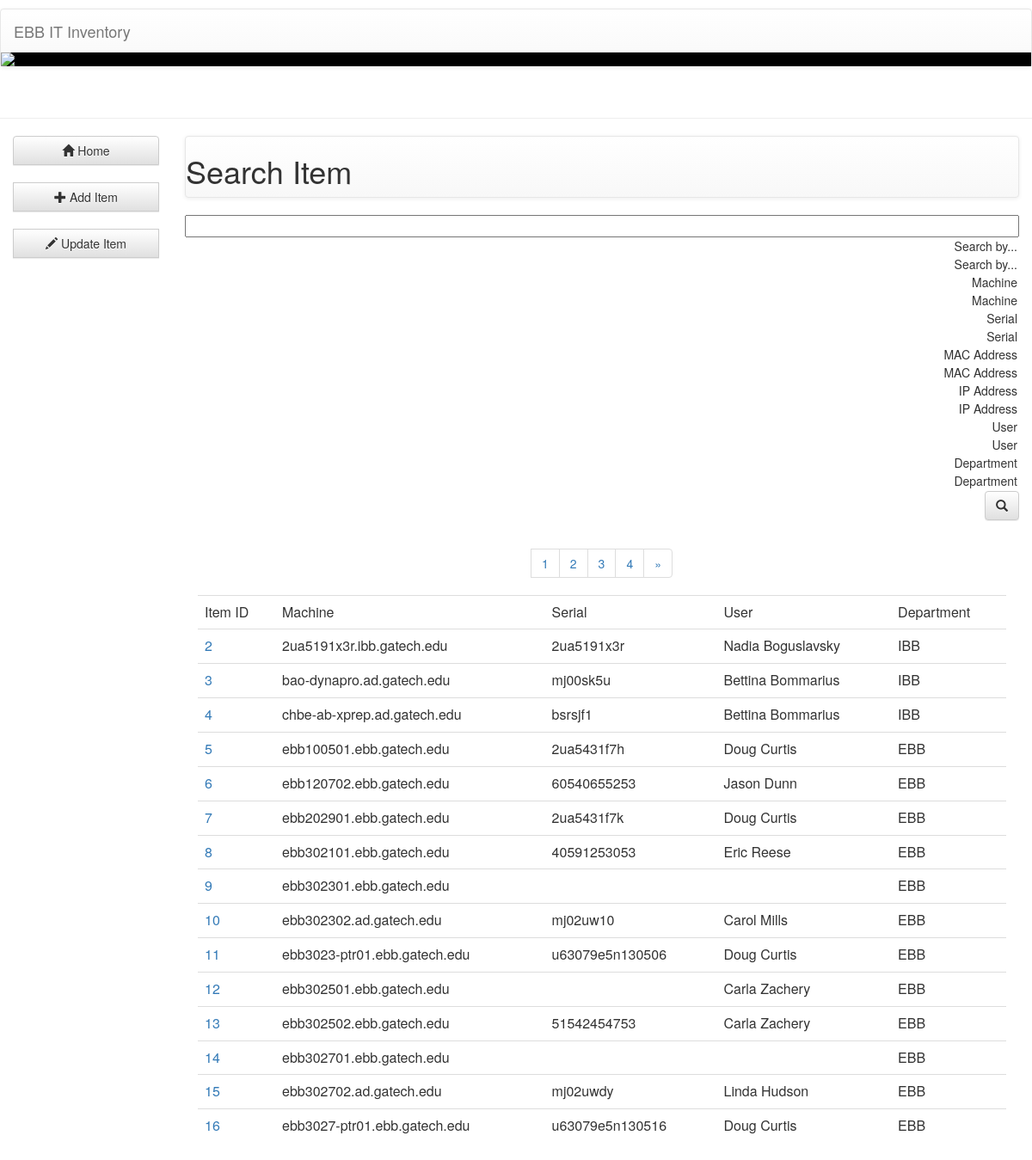
The page /itInventory/searchItem/ on the database its author committed.
### itInventory/models.py (models this page shows, shortened)
class inventory(models.Model):
    machine = models.CharField(max_length=100, default="Not Specified")
    room = models.CharField(max_length=100, default="Not Specified")
    mac = models.CharField(max_length=100, default="Not Specified", unique=True)
    ip = models.CharField(max_length=100, default="Not Specified")
    vlan = models.CharField(max_length=100, default="Not Specified")
    manufacturer = models.CharField(max_length=100, default="Not Specified")
    model = models.CharField(max_length=100, default="Not Specified")
    serial = models.CharField(max_length=100, default="Not Specified", unique=True)
    user = models.CharField(max_length=100, default="Not Specified")
    os = models.CharField(max_length=100, default="Not Specified")
    department = models.CharField(max_length=100, default="Not Specified")
    sponsor = models.CharField(max_length=100, default="Not Specified")
    notes = models.CharField(max_length=100, default="Not Specified")
    added = models.DateTimeField(auto_now_add=True)
    updated = models.DateTimeField(auto_now=True)

### itInventory/views.py (the view)
def searchItem(request):
    a = inventory.objects.all()
    paginator = Paginator(a, 15)  # Show 25 contacts per page
    page = request.GET.get('page')
    try:
        c = paginator.page(page)
    except PageNotAnInteger:
        c = paginator.page(1)
    except EmptyPage:
        c = paginator.page(paginator.num_pages)
    init_form = searchForm()
    if request.method == 'POST':
        form = searchForm(request.POST)
        if form.is_valid():
            data = urlencode(form.cleaned_data)
            url = '/itInventory/queryInventory/?'+data
            return HttpResponseRedirect(url)
        else:
            form_errors = form.errors
            return render(request, 'itInventory/searchItem.html', {'form': form, 'form_errors': form_errors, 'a': c, 'loop':paginator.num_pages})
    else:
        form = searchForm()
    return render(request, "itInventory/searchItem.html", {'form': init_form, 'a': c, 'loop':paginator.num_pages})

### itInventory/forms.py
class searchForm(forms.Form):
    CHOICES=[('', 'Search by...'),('Machine','Machine'),('Serial','Serial'), ('MAC Address', 'MAC Address'), ('IP Address','IP Address'), ('User', 'User'), ('Department', 'Department')]
    search = forms.CharField(label='Search', max_length=200, required=True, error_messages={'required': 'Please enter a search term.'})
    choices = forms.ChoiceField(label="Search By", choices=CHOICES, required=True, error_messages={'required': 'Please select an option.'})
    class Meta:
        model = inventory
        widgets = {
            'search': forms.Textarea(attrs={'cols':20})
        }

### itInventory/templates/itInventory/searchItem.html (shortened to what this page needs)
{% load staticfiles %}
<link rel="stylesheet" type="text/css" href="//cdn.datatables.net/1.10.12/css/jquery.dataTables.css">
<link rel="stylesheet" href="https://maxcdn.bootstrapcdn.com/bootstrap/3.3.6/css/bootstrap.min.css">
<link rel="stylesheet" href="https://maxcdn.bootstrapcdn.com/bootstrap/3.3.6/css/bootstrap-theme.min.css">
<div class="page-header" style="position: relative;">
    <nav class="navbar navbar-default" style="top: -30px; ">
        <div class="container-fluid">
            <div class="navbar-header">
                <a class="navbar-brand" href="/itInventory/">EBB IT Inventory</a>
            </div>
        </div><div class="container-fluid">
        <div class="row" style="background-color: black">
            <img src="http://s32.postimg.org/o736umxqt/banner.jpg" class="img-responsive"  />
        </div>
    </div>
    </nav>
</div>
<div class="container-fluid">
    <div class="row">
        <div class="col-sm-2">
            <div class="btn-group-vertical btn-block" role="group" aria-label="...">
                <button onclick="location.href='/itInventory/';" type="submit" class="btn btn-default"><i class="glyphicon glyphicon-home"></i> Home</button>
                <br>
                <button onclick="location.href='/itInventory/addItem';" type="submit" class="btn btn-default"><i class="glyphicon glyphicon-plus"></i> Add Item</button>
                <br>
                <button onclick="location.href='/itInventory/searchItem';" type="submit" class="btn btn-default"><i class="glyphicon glyphicon-pencil"></i> Update Item</button>
                <br>
            </div>
        </div>
        <div class="col-sm-10">
            <nav class="navbar navbar-default">
                <h1>Search Item</h1>
            </nav>
            <form action="/itInventory/searchItem/" method="post" role="search" style="width: 100%">
                <div class="dropdown" style="text-align: right">
                    {{ form.search }}
                    {% for field in form.choices %}
                        {{ field.tag }}{{ field }}
                    {% endfor %}
                    <button type="submit" class="btn btn-default glyphicon glyphicon-search" style="align"></button>
                </div>
            </form>
            <div class="col-sm-12" align="center">
                <nav>
                    <ul class="pagination">
                        {% for i in a.paginator.page_range %}
                            <li><a href="?page={{ i }}">{{ i }}</a></li>
                        {% endfor %}
                        <li>
                            {% if a.has_next %}
                                <a href="?page={{ a.next_page_number }}" aria-label="Next">
                                    <span aria-hidden="true">&raquo;</span>
                                </a>
                            {% endif %}
                        </li>
                    </ul>
                </nav>
            </div>
            <div class="col-sm-12">
                <table class="table" id="inventory">
                    <tr>
                        <td>Item ID</td>
                        <td>Machine</td>
                        <td>Serial</td>
                        <td>User</td>
                        <td>Department</td>
                    </tr>
                    {% for item in a %}
                        <tr>
                            <td><a href="/itInventory/itemDetail/{{ item.id }}">{{ item.id }}</a></td>
                            <td>{{ item.machine }}</td>
                            <td>{{ item.serial }}</td>
                            <td>{{ item.user }}</td>
                            <td>{{ item.department }}</td>
                        </tr>
                    {% endfor %}
                </table>
            </div>
        </div>
    </div>
</div>

### itInventory/templates/itInventory/searchItem.html (style rules this page uses)
#id_search { width:100%; }
input { width:200px; }

### rows shown on the page
inventory: id "2", machine "2ua5191x3r.ibb.gatech.edu", serial "2ua5191x3r", user "Nadia Boguslavsky", department "IBB"
inventory: id "3", machine "bao-dynapro.ad.gatech.edu", serial "mj00sk5u", user "Bettina Bommarius", department "IBB"
inventory: id "4", machine "chbe-ab-xprep.ad.gatech.edu", serial "bsrsjf1", user "Bettina Bommarius", department "IBB"
inventory: id "5", machine "ebb100501.ebb.gatech.edu", serial "2ua5431f7h", user "Doug Curtis", department "EBB"
inventory: id "6", machine "ebb120702.ebb.gatech.edu", serial "60540655253", user "Jason Dunn", department "EBB"
inventory: id "7", machine "ebb202901.ebb.gatech.edu", serial "2ua5431f7k", user "Doug Curtis", department "EBB"
inventory: id "8", machine "ebb302101.ebb.gatech.edu", serial "40591253053", user "Eric Reese", department "EBB"
inventory: id "9", machine "ebb302301.ebb.gatech.edu", department "EBB"
inventory: id "10", machine "ebb302302.ad.gatech.edu", serial "mj02uw10", user "Carol Mills", department "EBB"
inventory: id "11", machine "ebb3023-ptr01.ebb.gatech.edu", serial "u63079e5n130506", user "Doug Curtis", department "EBB"
inventory: id "12", machine "ebb302501.ebb.gatech.edu", user "Carla Zachery", department "EBB"
inventory: id "13", machine "ebb302502.ebb.gatech.edu", serial "51542454753", user "Carla Zachery", department "EBB"
inventory: id "14", machine "ebb302701.ebb.gatech.edu", department "EBB"
inventory: id "15", machine "ebb302702.ad.gatech.edu", serial "mj02uwdy", user "Linda Hudson", department "EBB"
inventory: id "16", machine "ebb3027-ptr01.ebb.gatech.edu", serial "u63079e5n130516", user "Doug Curtis", department "EBB"

### other values the page prints
{{ i }} "1" "2" "3" "4"
